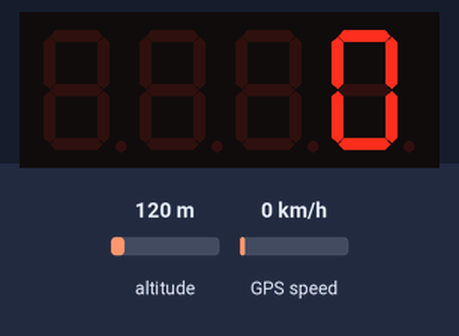
Recording of a program running on a simulated Raspberry Pi Pico running MicroPython. Parts: 4-digit seven-segment display. The inputs (shaded band) are chosen by the test bench; at power-on: GPS speed 0 km/h, altitude 120 m. The GPS gets a fix after 3 s at 37.7749, -122.4194 with 8 satellites; library files of the repository ran but are not shown: micropyGPS.py, tm1637.py; what the program prints to the serial console is not drawn.

Above: at 1.2 s.
1.3 s: GPS speed set to 30 km/h
At 4.0 s:
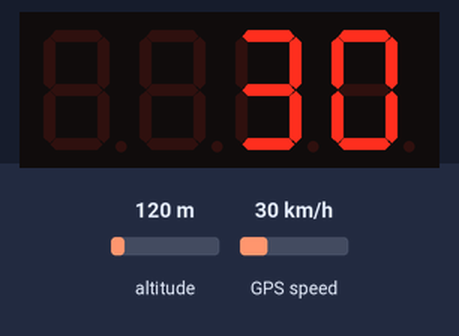
4.5 s: GPS speed set to 60 km/h
At 5.6 s:
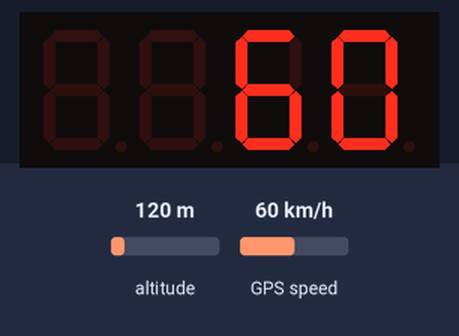
6.5 s: GPS speed set to 90 km/h
At 8.3 s:
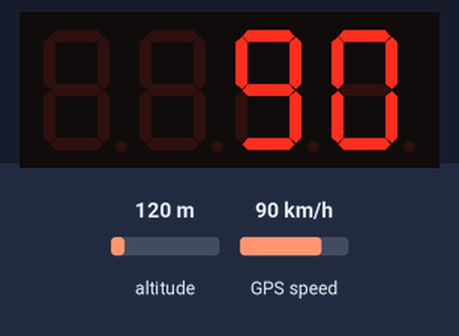
Timing chart, 0 to 9.8 s (numbered marks = the images above; inputs shaded):
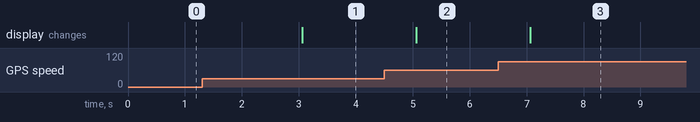

The program:

main.py
```python
from machine import Pin, UART, I2C
#Import utime library to implement delay
import utime, time

from micropyGPS import MicropyGPS
#https://github.com/inmcm/micropyGPS.py
#________________________________________________________
import tm1637
tm = tm1637.TM1637(clk=Pin(26), dio=Pin(27))

##########################################################
#GPS Module UART Connection
gps_module = UART(1, baudrate=9600, tx=Pin(4), rx=Pin(5))
##########################################################
##########################################################
TIMEZONE = 3
my_gps = MicropyGPS(TIMEZONE)
##########################################################
##########################################################
while True:
    #_________________________________________________
    length = gps_module.any()
    if length>0:
        b = gps_module.read(length)
        for x in b:
            msg = my_gps.update(chr(x))
    #_________________________________________________
    t = my_gps.timestamp
    #t[0] => hours : t[1] => minutes : t[2] => seconds
    gpsTime = '{:02d}:{:02d}:{:02}'.format(t[0], t[1], t[2])
    gpsdate = my_gps.date_string('long')
    speed1 = my_gps.speed_string('kph') #'kph' or 'mph' or 'knot'
    speed = round(my_gps.speed[2])
    if speed<3: speed=0
    #_________________________________________________
    print('time:', gpsTime)
    print('Date:', gpsdate)
    print('speed:', speed1)
    #n = len(my_gps.satellites_visible())
    #print(n)
    #print(my_gps.satellites_visible())
    #_________________________________________________

    tm.number(speed)
    #_________________________________________________

##########################################################
```

Measured:
- after the input at 1.3 s, the display: changes after 1.8 s (image 1)
- after the input at 4.5 s, the display: changes after 0.56 s (image 2)
- after the input at 6.5 s, the display: changes after 0.56 s (image 3)
